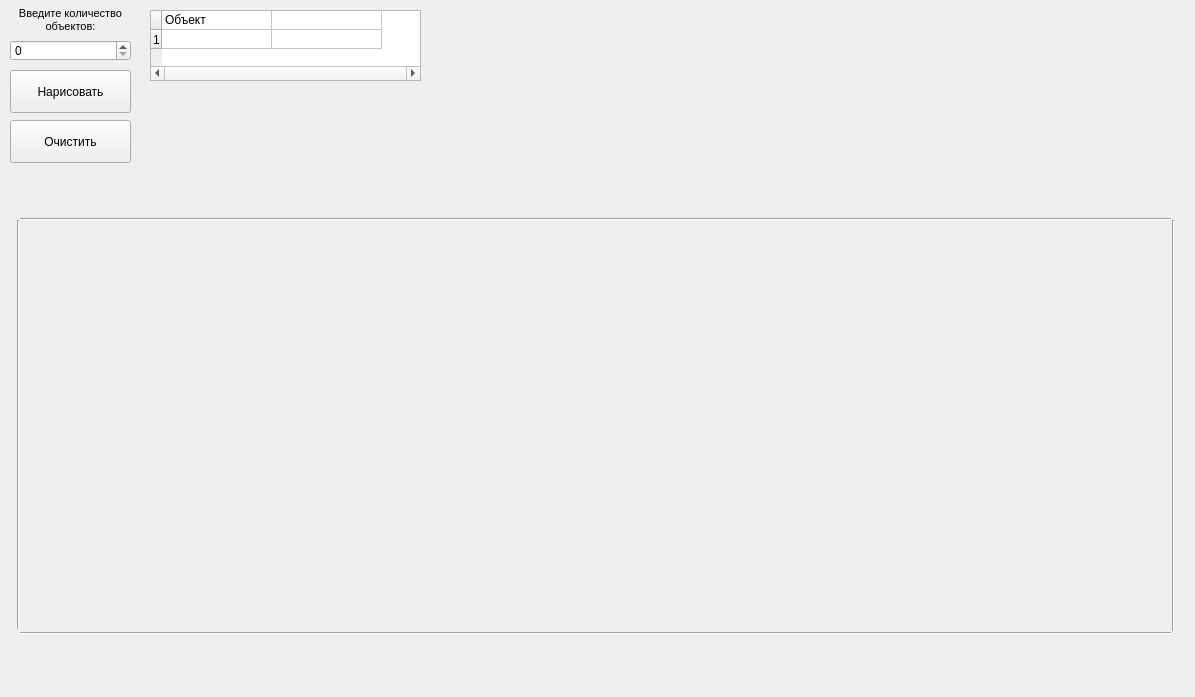
<?xml version="1.0" encoding="UTF-8"?>
<ui version="4.0">
 <class>MainWindow</class>
 <widget class="QMainWindow" name="MainWindow">
  <property name="geometry">
   <rect>
    <x>0</x>
    <y>0</y>
    <width>1195</width>
    <height>697</height>
   </rect>
  </property>
  <property name="minimumSize">
   <size>
    <width>1195</width>
    <height>697</height>
   </size>
  </property>
  <property name="maximumSize">
   <size>
    <width>1195</width>
    <height>697</height>
   </size>
  </property>
  <property name="windowTitle">
   <string>MainWindow</string>
  </property>
  <widget class="QWidget" name="centralWidget">
   <widget class="QPushButton" name="pushButton_start">
    <property name="geometry">
     <rect>
      <x>10</x>
      <y>70</y>
      <width>121</width>
      <height>43</height>
     </rect>
    </property>
    <property name="text">
     <string>Нарисовать</string>
    </property>
   </widget>
   <widget class="DrawWindow" name="DrawSpace" native="true">
    <property name="geometry">
     <rect>
      <x>20</x>
      <y>220</y>
      <width>1150</width>
      <height>411</height>
     </rect>
    </property>
   </widget>
   <widget class="QPushButton" name="pushButton_clear">
    <property name="geometry">
     <rect>
      <x>10</x>
      <y>120</y>
      <width>121</width>
      <height>43</height>
     </rect>
    </property>
    <property name="text">
     <string>Очистить</string>
    </property>
   </widget>
   <widget class="QSpinBox" name="spinBox_ObjectCount">
    <property name="geometry">
     <rect>
      <x>10</x>
      <y>40</y>
      <width>121</width>
      <height>21</height>
     </rect>
    </property>
    <property name="minimum">
     <number>0</number>
    </property>
    <property name="maximum">
     <number>100</number>
    </property>
    <property name="value">
     <number>0</number>
    </property>
   </widget>
   <widget class="QLabel" name="label_size">
    <property name="geometry">
     <rect>
      <x>10</x>
      <y>0</y>
      <width>121</width>
      <height>41</height>
     </rect>
    </property>
    <property name="font">
     <font>
      <pointsize>10</pointsize>
     </font>
    </property>
    <property name="text">
     <string>&lt;!DOCTYPE HTML PUBLIC &quot;-//W3C//DTD HTML 4.0//EN&quot; &quot;http://www.w3.org/TR/REC-html40/strict.dtd&quot;&gt;
&lt;html&gt;&lt;head&gt;&lt;meta name=&quot;qrichtext&quot; content=&quot;1&quot; /&gt;&lt;style type=&quot;text/css&quot;&gt;
p, li { white-space: pre-wrap; }
&lt;/style&gt;&lt;/head&gt;&lt;body style=&quot; font-family:'MS Shell Dlg 2'; font-size:10pt; font-weight:400; font-style:normal;&quot;&gt;
&lt;p style=&quot; margin-top:0px; margin-bottom:0px; margin-left:0px; margin-right:0px; -qt-block-indent:0; text-indent:0px;&quot;&gt;&lt;span style=&quot; font-size:8pt;&quot;&gt;Введите количество&lt;/span&gt;&lt;/p&gt;
&lt;p style=&quot; margin-top:0px; margin-bottom:0px; margin-left:0px; margin-right:0px; -qt-block-indent:0; text-indent:0px;&quot;&gt;&lt;span style=&quot; font-size:8pt;&quot;&gt;объектов:&lt;/span&gt;&lt;/p&gt;&lt;/body&gt;&lt;/html&gt;</string>
    </property>
    <property name="alignment">
     <set>Qt::AlignCenter</set>
    </property>
   </widget>
   <widget class="Line" name="line_4">
    <property name="geometry">
     <rect>
      <x>50</x>
      <y>1210</y>
      <width>841</width>
      <height>41</height>
     </rect>
    </property>
    <property name="orientation">
     <enum>Qt::Horizontal</enum>
    </property>
   </widget>
   <widget class="QTableWidget" name="tableWidget">
    <property name="geometry">
     <rect>
      <x>150</x>
      <y>10</y>
      <width>271</width>
      <height>71</height>
     </rect>
    </property>
    <property name="verticalScrollBarPolicy">
     <enum>Qt::ScrollBarAlwaysOff</enum>
    </property>
    <property name="horizontalScrollBarPolicy">
     <enum>Qt::ScrollBarAlwaysOn</enum>
    </property>
    <attribute name="horizontalHeaderVisible">
     <bool>false</bool>
    </attribute>
    <attribute name="horizontalHeaderCascadingSectionResizes">
     <bool>true</bool>
    </attribute>
    <attribute name="horizontalHeaderDefaultSectionSize">
     <number>110</number>
    </attribute>
    <attribute name="horizontalHeaderHighlightSections">
     <bool>true</bool>
    </attribute>
    <attribute name="horizontalHeaderMinimumSectionSize">
     <number>35</number>
    </attribute>
    <attribute name="horizontalHeaderShowSortIndicator" stdset="0">
     <bool>false</bool>
    </attribute>
    <attribute name="verticalHeaderDefaultSectionSize">
     <number>19</number>
    </attribute>
    <attribute name="verticalHeaderHighlightSections">
     <bool>true</bool>
    </attribute>
    <attribute name="verticalHeaderStretchLastSection">
     <bool>false</bool>
    </attribute>
    <row>
     <property name="text">
      <string/>
     </property>
    </row>
    <row>
     <property name="text">
      <string>1</string>
     </property>
    </row>
    <column>
     <property name="text">
      <string/>
     </property>
    </column>
    <column>
     <property name="text">
      <string>Новый столбец</string>
     </property>
    </column>
    <item row="0" column="0">
     <property name="text">
      <string>Объект</string>
     </property>
     <property name="flags">
      <set>ItemIsDragEnabled|ItemIsUserCheckable|ItemIsEnabled</set>
     </property>
    </item>
   </widget>
   <widget class="Line" name="line">
    <property name="geometry">
     <rect>
      <x>20</x>
      <y>210</y>
      <width>1151</width>
      <height>18</height>
     </rect>
    </property>
    <property name="orientation">
     <enum>Qt::Horizontal</enum>
    </property>
   </widget>
   <widget class="Line" name="line_2">
    <property name="geometry">
     <rect>
      <x>20</x>
      <y>622</y>
      <width>1151</width>
      <height>22</height>
     </rect>
    </property>
    <property name="orientation">
     <enum>Qt::Horizontal</enum>
    </property>
   </widget>
   <widget class="Line" name="line_3">
    <property name="geometry">
     <rect>
      <x>8</x>
      <y>220</y>
      <width>20</width>
      <height>409</height>
     </rect>
    </property>
    <property name="orientation">
     <enum>Qt::Vertical</enum>
    </property>
   </widget>
   <widget class="Line" name="line_5">
    <property name="geometry">
     <rect>
      <x>1162</x>
      <y>220</y>
      <width>22</width>
      <height>411</height>
     </rect>
    </property>
    <property name="orientation">
     <enum>Qt::Vertical</enum>
    </property>
   </widget>
  </widget>
 </widget>
 <layoutdefault spacing="6" margin="11"/>
 <customwidgets>
  <customwidget>
   <class>DrawWindow</class>
   <extends>QWidget</extends>
   <header>drawwindow.h</header>
   <container>1</container>
  </customwidget>
 </customwidgets>
 <tabstops>
  <tabstop>pushButton_clear</tabstop>
  <tabstop>spinBox_ObjectCount</tabstop>
  <tabstop>pushButton_start</tabstop>
 </tabstops>
 <resources/>
 <connections/>
</ui>
